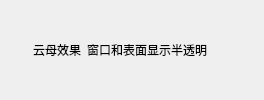
             <widget class="QWidget" name="widget_5_9" native="true">
              <property name="styleSheet">
               <string notr="true"/>
              </property>
              <layout class="QHBoxLayout" name="horizontalLayout_40">
               <item>
                <widget class="IconWidget" name="icon_yunmu" native="true">
                 <property name="sizePolicy">
                  <sizepolicy hsizetype="Fixed" vsizetype="Fixed">
                   <horstretch>0</horstretch>
                   <verstretch>0</verstretch>
                  </sizepolicy>
                 </property>
                 <property name="minimumSize">
                  <size>
                   <width>16</width>
                   <height>16</height>
                  </size>
                 </property>
                </widget>
               </item>
               <item>
                <widget class="StrongBodyLabel" name="label_14">
                 <property name="sizePolicy">
                  <sizepolicy hsizetype="Fixed" vsizetype="Preferred">
                   <horstretch>0</horstretch>
                   <verstretch>0</verstretch>
                  </sizepolicy>
                 </property>
                 <property name="text">
                  <string>云母效果</string>
                 </property>
                </widget>
               </item>
               <item>
                <widget class="CaptionLabel" name="label_30">
                 <property name="sizePolicy">
                  <sizepolicy hsizetype="Fixed" vsizetype="Preferred">
                   <horstretch>0</horstretch>
                   <verstretch>0</verstretch>
                  </sizepolicy>
                 </property>
                 <property name="text">
                  <string>窗口和表面显示半透明</string>
                 </property>
                </widget>
               </item>
               <item>
                <spacer name="horizontalSpacer_6">
                 <property name="orientation">
                  <enum>Qt::Horizontal</enum>
                 </property>
                 <property name="sizeHint" stdset="0">
                  <size>
                   <width>40</width>
                   <height>20</height>
                  </size>
                 </property>
                </spacer>
               </item>
               <item>
                <widget class="SwitchButton" name="sbtn_1" native="true"/>
               </item>
              </layout>
             </widget>
